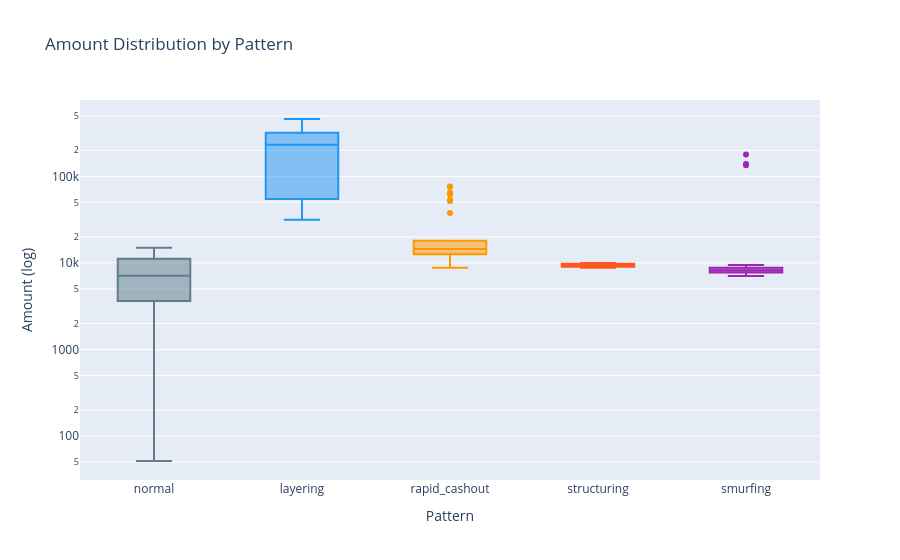

Here is the notebook cell this chart was saved with:
### Code cell
# Amount distribution by pattern
plot_df = tx.copy()
plot_df["label"] = plot_df["pattern_label"].fillna("normal")
fig = px.box(
    plot_df,
    x="label", y="amount",
    title="Amount Distribution by Pattern",
    color="label",
    log_y=True,
    color_discrete_map={
        "normal": "#607D8B",
        "structuring": "#FF5722",
        "smurfing": "#9C27B0",
        "layering": "#2196F3",
        "rapid_cashout": "#FF9800",
    },
)
fig.update_layout(showlegend=False, xaxis_title="Pattern", yaxis_title="Amount (log)")
fig.show()

### Figure 1 — Plotly figure (JSON) as saved in the notebook; plotly's stock layout.template omitted (floating-point values rounded to 4 significant figures; data arrays with more than 128 entries replaced by an {"elided": "..."} marker saying what was removed)
{"data": [{"alignmentgroup": "True", "hovertemplate": "label=%{x}<br>amount=%{y}<extra></extra>", "legendgroup": "normal", "marker": {"color": "#607D8B"}, "name": "normal", "notched": false, "offsetgroup": "normal", "orientation": "v", "showlegend": true, "type": "box", "x": {"elided": "1800 str values"}, "x0": " ", "xaxis": "x", "y": {"elided": "1800 float values"}, "y0": " ", "yaxis": "y"}, {"alignmentgroup": "True", "hovertemplate": "label=%{x}<br>amount=%{y}<extra></extra>", "legendgroup": "layering", "marker": {"color": "#2196F3"}, "name": "layering", "notched": false, "offsetgroup": "layering", "orientation": "v", "showlegend": true, "type": "box", "x": ["layering", "layering", "layering", "layering", "layering", "layering", "layering", "layering", "layering", "layering", "layering", "layering", "layering", "layering", "layering", "layering", "layering", "layering", "layering", "layering"], "x0": " ", "xaxis": "x", "y": [235300.0, 305000.0, 450700.0, 318200.0, 248300.0, 34270.0, 55200.0, 458100.0, 54500.0, 310900.0, 228300.0, 55610.0, 460300.0, 31760.0, 31500.0, 55880.0, 229300.0, 31580.0, 458000.0, 319100.0], "y0": " ", "yaxis": "y"}, {"alignmentgroup": "True", "hovertemplate": "label=%{x}<br>amount=%{y}<extra></extra>", "legendgroup": "rapid_cashout", "marker": {"color": "#FF9800"}, "name": "rapid_cashout", "notched": false, "offsetgroup": "rapid_cashout", "orientation": "v", "showlegend": true, "type": "box", "x": ["rapid_cashout", "rapid_cashout", "rapid_cashout", "rapid_cashout", "rapid_cashout", "rapid_cashout", "rapid_cashout", "rapid_cashout", "rapid_cashout", "rapid_cashout", "rapid_cashout", "rapid_cashout", "rapid_cashout", "rapid_cashout", "rapid_cashout", "rapid_cashout", "rapid_cashout", "rapid_cashout", "rapid_cashout", "rapid_cashout", "rapid_cashout", "rapid_cashout", "rapid_cashout", "rapid_cashout", "rapid_cashout", "rapid_cashout", "rapid_cashout", "rapid_cashout", "rapid_cashout", "rapid_cashout", "rapid_cashout", "rapid_cashout", "rapid_cashout", "rapid_cashout", "rapid_cashout", "rapid_cashout", "rapid_cashout", "rapid_cashout", "rapid_cashout", "rapid_cashout"], "x0": " ", "xaxis": "x", "y": [8808.0, 8808.0, 17140.0, 18050.0, 14340.0, 11610.0, 18050.0, 11610.0, 12580.0, 11610.0, 14340.0, 75320.0, 12580.0, 14660.0, 63040.0, 14340.0, 8808.0, 14660.0, 12580.0, 18050.0, 14660.0, 12580.0, 61740.0, 14340.0, 17140.0, 51830.0, 13820.0, 18050.0, 17140.0, 17140.0, 13820.0, 64510.0, 53570.0, 14660.0, 76160.0, 11610.0, 37660.0, 8808.0, 13820.0, 13820.0], "y0": " ", "yaxis": "y"}, {"alignmentgroup": "True", "hovertemplate": "label=%{x}<br>amount=%{y}<extra></extra>", "legendgroup": "structuring", "marker": {"color": "#FF5722"}, "name": "structuring", "notched": false, "offsetgroup": "structuring", "orientation": "v", "showlegend": true, "type": "box", "x": ["structuring", "structuring", "structuring", "structuring", "structuring", "structuring", "structuring", "structuring", "structuring", "structuring", "structuring", "structuring", "structuring", "structuring", "structuring", "structuring", "structuring", "structuring", "structuring", "structuring", "structuring", "structuring", "structuring", "structuring", "structuring", "structuring", "structuring", "structuring", "structuring", "structuring", "structuring", "structuring", "structuring", "structuring", "structuring", "structuring", "structuring", "structuring", "structuring", "structuring", "structuring", "structuring", "structuring", "structuring", "structuring", "structuring", "structuring", "structuring", "structuring", "structuring", "structuring", "structuring", "structuring", "structuring", "structuring", "structuring", "structuring", "structuring", "structuring", "structuring", "structuring", "structuring", "structuring", "structuring", "structuring", "structuring", "structuring", "structuring", "structuring", "structuring", "structuring", "structuring", "structuring", "structuring", "structuring", "structuring", "structuring", "structuring", "structuring", "structuring", "structuring", "structuring", "structuring", "structuring", "structuring", "structuring", "structuring", "structuring", "structuring", "structuring", "structuring"], "x0": " ", "xaxis": "x", "y": [8908.0, 9349.0, 9212.0, 9653.0, 9164.0, 9930.0, 9023.0, 9946.0, 9272.0, 9621.0, 9242.0, 9270.0, 9189.0, 9616.0, 8989.0, 9546.0, 9088.0, 8803.0, 9024.0, 8981.0, 9754.0, 9837.0, 9180.0, 9280.0, 9776.0, 9131.0, 9975.0, 9892.0, 9212.0, 9241.0, 9927.0, 9906.0, 8920.0, 9955.0, 9918.0, 9831.0, 9957.0, 9083.0, 8876.0, 8976.0, 9938.0, 8867.0, 9434.0, 9267.0, 9028.0, 8885.0, 9471.0, 9889.0, 9043.0, 8859.0, 9012.0, 8982.0, 9886.0, 9965.0, 9513.0, 9248.0, 9512.0, 9574.0, 9923.0, 8832.0, 9033.0, 9943.0, 8944.0, 9028.0, 9022.0, 8981.0, 9637.0, 8918.0, 8843.0, 9072.0, 9714.0, 9731.0, 9863.0, 9277.0, 8832.0, 9333.0, 9954.0, 9823.0, 9150.0, 8947.0, 9630.0, 9293.0, 9647.0, 9235.0, 9858.0, 9703.0, 9125.0, 9506.0, 9903.0, 9401.0, 8994.0], "y0": " ", "yaxis": "y"}, {"alignmentgroup": "True", "hovertemplate": "label=%{x}<br>amount=%{y}<extra></extra>", "legendgroup": "smurfing", "marker": {"color": "#9C27B0"}, "name": "smurfing", "notched": false, "offsetgroup": "smurfing", "orientation": "v", "showlegend": true, "type": "box", "x": ["smurfing", "smurfing", "smurfing", "smurfing", "smurfing", "smurfing", "smurfing", "smurfing", "smurfing", "smurfing", "smurfing", "smurfing", "smurfing", "smurfing", "smurfing", "smurfing", "smurfing", "smurfing", "smurfing", "smurfing", "smurfing", "smurfing", "smurfing", "smurfing", "smurfing", "smurfing", "smurfing", "smurfing", "smurfing", "smurfing", "smurfing", "smurfing", "smurfing", "smurfing", "smurfing", "smurfing", "smurfing", "smurfing", "smurfing", "smurfing", "smurfing", "smurfing", "smurfing", "smurfing", "smurfing", "smurfing", "smurfing", "smurfing", "smurfing", "smurfing", "smurfing"], "x0": " ", "xaxis": "x", "y": [9053.0, 138900.0, 8009.0, 8713.0, 7194.0, 7785.0, 8793.0, 8618.0, 8630.0, 8619.0, 8193.0, 8653.0, 8429.0, 7788.0, 7679.0, 7803.0, 7037.0, 7436.0, 8416.0, 8013.0, 7539.0, 8976.0, 9374.0, 9443.0, 7591.0, 8683.0, 7717.0, 8086.0, 9483.0, 8190.0, 8997.0, 178700.0, 7606.0, 7679.0, 8226.0, 8640.0, 8075.0, 8642.0, 7168.0, 134300.0, 8822.0, 7629.0, 9221.0, 7894.0, 7447.0, 8229.0, 7343.0, 8937.0, 8427.0, 7769.0, 8676.0], "y0": " ", "yaxis": "y"}], "layout": {"boxmode": "overlay", "legend": {"title": {"text": "label"}, "tracegroupgap": 0}, "showlegend": false, "title": {"text": "Amount Distribution by Pattern"}, "xaxis": {"anchor": "y", "categoryarray": ["normal", "layering", "rapid_cashout", "structuring", "smurfing"], "categoryorder": "array", "domain": [0.0, 1.0], "title": {"text": "Pattern"}}, "yaxis": {"anchor": "x", "domain": [0.0, 1.0], "title": {"text": "Amount (log)"}, "type": "log"}}}
